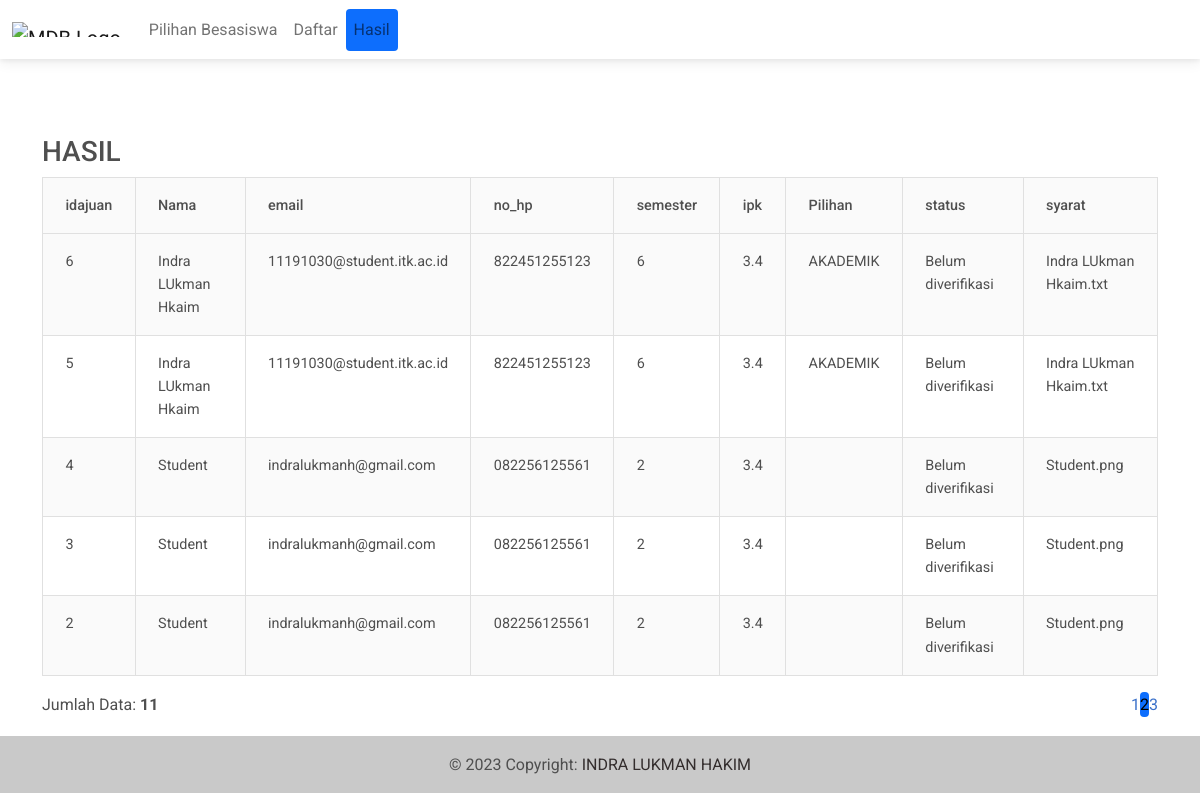
/SCRIPT/index.php?p=hasil&hal=2, run on the app's committed database.
### tables this page shows
CREATE TABLE `tbajuan` (
  `id_ajuan` int(10) NOT NULL,
  `nama` varchar(200) NOT NULL,
  `email` varchar(200) NOT NULL,
  `no_hp` varchar(13) NOT NULL,
  `semester` int(15) NOT NULL,
  `ipk` varchar(10) NOT NULL,
  `pilihan` varchar(255) NOT NULL,
  `status` varchar(120) NOT NULL,
  `syarat` varchar(255) NOT NULL
);

### SCRIPT/pages/hasil.php (the view, shortened to what this page needs)
<div id="label-page"><h3>HASIL<h3></div>
<?php
include "./koneksi.php";
?>
<div id="content">
    <div id="container">
    <table id="hasil", class="table table-striped table-bordered table-hover align-midle", style="width: 100%;">
    <tdead >
        <tr>
        <th>idajuan</th>
        <th>Nama</th>
        <th>email</th>
        <th>no_hp</th>
        <th>semester</th>
        <th>ipk</th>
        <th>Pilihan</th>
        <th>status</th>
        <th>syarat</th>
        </tr>
    </tdead>
    <tbody>
        <?php
		$batas = 5;
		extract($_GET);
		if(empty($hal)){
			$posisi = 0;
			$hal = 1;
			$nomor = 1;
		}
		else {
			$posisi = ($hal - 1) * $batas;
		}
		if($_SERVER['REQUEST_METHOD'] == "POST"){
			$pencarian = trim(mysqli_real_escape_string($db, $_POST['pencarian']));
			if($pencarian != ""){
				$sql = "SELECT * FROM tbajuan WHERE nama LIKE '%$pencarian%' ";
				$query = $sql;
				$queryJml = $sql;
			}
			else {
				$query = "SELECT * FROM tbajuan LIMIT $posisi, $batas";
				$queryJml = "SELECT * FROM tbajuan";
				$no = $posisi * 1;
			}
		}
		else {
			$query = "SELECT * FROM tbajuan ORDER BY id_ajuan DESC LIMIT $posisi, $batas ";
			$queryJml = "SELECT * FROM tbajuan";
		}
        $result = mysqli_query($db, $query);
        if(mysqli_num_rows($result)>0) {
            while($r_tampil_anggota=mysqli_fetch_array($result)){
                echo "<tr>
                <td>".$r_tampil_anggota["id_ajuan"]."</td>
                <td>".$r_tampil_anggota["nama"]."</td>
                <td>".$r_tampil_anggota["email"]."</td>
                <td>".$r_tampil_anggota["no_hp"]."</td>
                <td>".$r_tampil_anggota["semester"]."</td>
                <td>".$r_tampil_anggota["ipk"]."</td>
                <td>".$r_tampil_anggota["pilihan"]."</td>
                <td>".$r_tampil_anggota["status"]."</td>
                <td>".$r_tampil_anggota["syarat"]."</td>
                </tr>" ;
            }
        }
        else {
            echo "0 results";
        }
          ?>
    </tbody>
    </table>
    <?php
        if(isset($_POST['pencarian'])) {
            if($_POST['pencarian']!=''){
                echo "<div style=\"float:left;\">";
                $jml = mysqli_num_rows(mysqli_query($db, $queryJml));
                echo "Data Hasil Pencarian: <b>$jml</b>";
                echo "</div>";
            }
        }
        else {
            echo "<div style=\"float:left;\">";
            $jml = mysqli_num_rows(mysqli_query($db, $queryJml));
            echo "Jumlah Data: <b>$jml</b>";
            echo "</div>";
    ?>
    <div class="pagination" style="float: right;">
        <?php
            $jml_hal = ceil($jml / $batas);
            for($i=1; $i <= $jml_hal; $i++){
                if($i != $hal){
                    echo "<a href=\"?p=hasil&hal=$i\">$i</a>";
                }
                else {
                    echo "<a class=\"active\">$i</a>";
                }
        }
    }
        ?>
    </div>
    </div>
</div>

### SCRIPT/index.php (style rules this page uses)
.active { background-color: #0d6efd; border-radius: 4px; color: black; }

### data on the page
tbajuan: id_ajuan "6", nama "Indra LUkman Hkaim", email "11191030@student.itk.ac.id", no_hp "822451255123", semester "6", ipk "3.4", pilihan "AKADEMIK", status "Belum diverifikasi", syarat "Indra LUkman Hkaim.txt"
tbajuan: id_ajuan "5", nama "Indra LUkman Hkaim", email "11191030@student.itk.ac.id", no_hp "822451255123", semester "6", ipk "3.4", pilihan "AKADEMIK", status "Belum diverifikasi", syarat "Indra LUkman Hkaim.txt"
tbajuan: id_ajuan "4", nama "Student", email "indralukmanh@gmail.com", no_hp "082256125561", semester "2", ipk "3.4", status "Belum diverifikasi", syarat "Student.png"
tbajuan: id_ajuan "3", nama "Student", email "indralukmanh@gmail.com", no_hp "082256125561", semester "2", ipk "3.4", status "Belum diverifikasi", syarat "Student.png"
tbajuan: id_ajuan "2", nama "Student", email "indralukmanh@gmail.com", no_hp "082256125561", semester "2", ipk "3.4", status "Belum diverifikasi", syarat "Student.png"

### other printed values
$jml "11"
